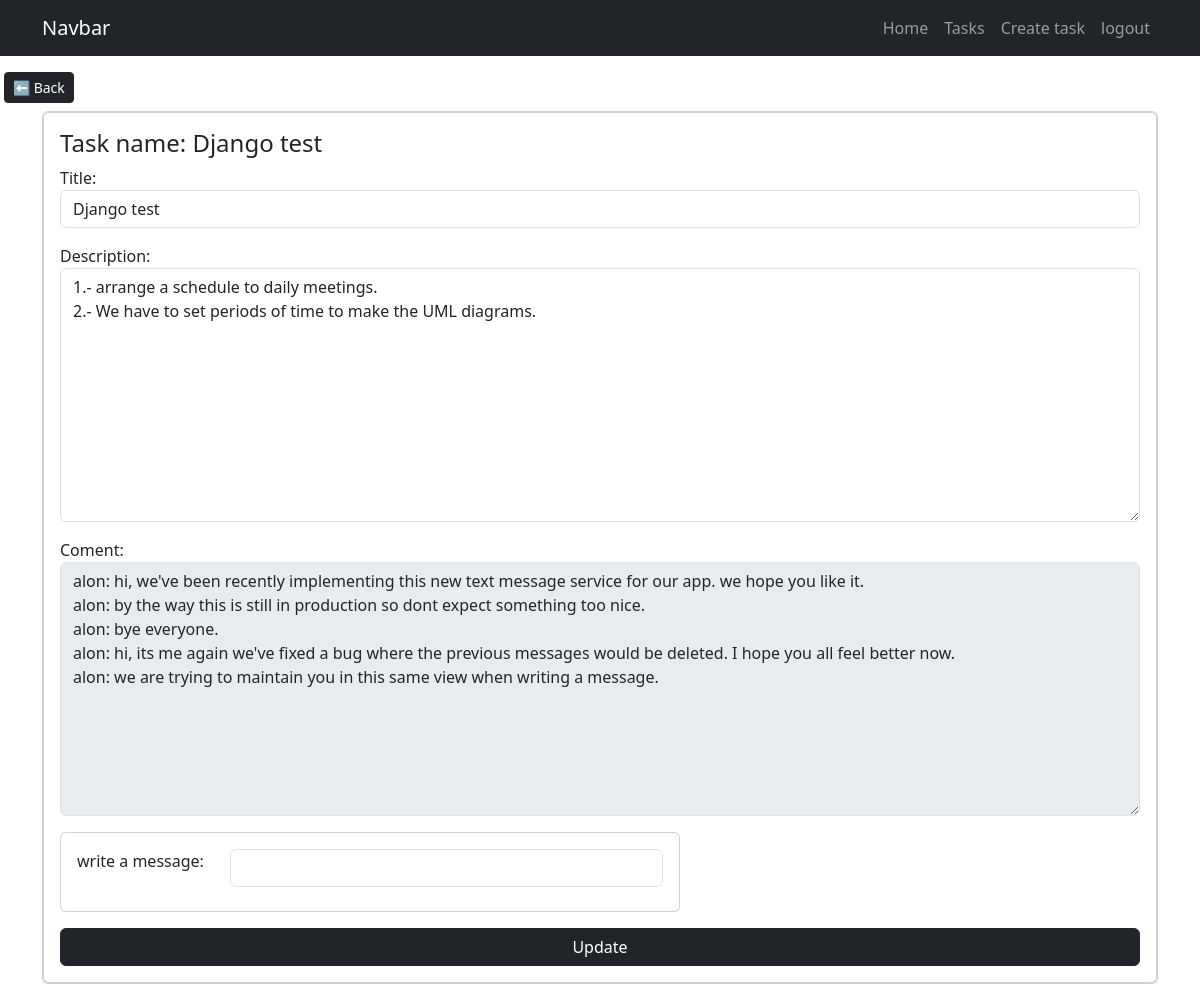
/tasks/manage/group/task/1/ (signed in), run on the app's committed database.
### tasks/models.py (models this page shows, shortened)
class TaskGroup(models.Model):
    title = models.CharField(max_length=100)
    description = models.TextField(blank=True)
    created = models.DateTimeField(auto_now_add=True)
    datecompleted = models.DateTimeField(null=True, blank=True)
    coment= models.TextField(blank=True)
    group = models.ForeignKey(GroupUsers, on_delete=models.CASCADE, related_name='task_groups')

### tasks/views.py (the view, shortened to what this page needs)
# urls.py: path('tasks/manage/group/task/<int:taskgroup_id>/',views.task_group_detail, name="groupTaskDetail"),
@login_required
def task_group_detail(request, taskgroup_id):
    if request.method == 'GET':
        task = get_object_or_404(TaskGroup, pk=taskgroup_id)
        form = TaskGroupForm(instance=task)
        form.onlyComentView()
        return render(request, 'group_taskdetail.html',{'task':task , 'form':form})

### tasks/forms.py
class TaskGroupForm(forms.ModelForm):
    class Meta:
        model = TaskGroup
        fields = ['title','description','coment']
        widgets = {
            'title':forms.TextInput(attrs={'class':'form-control ','placeholder':'write a title'}),
            'description':forms.Textarea(attrs={'class':'form-control ','placeholder':'write a title'}),
            'coment':forms.Textarea(attrs={'class':'form-control '})
        }
    def onlyComentView(self):
        self.fields['coment'].disabled = True

### tasks/templates/group_taskdetail.html (shortened to what this page needs)
{% extends 'base.html' %}
{% block content %}
<button class="btn btn-dark btn-sm text-white mx-1 mt-3">
    <a class="text-decoration-none py-1 text-white" href="{% url 'modifyGroup' task.group.id %}"> ⬅ Back</a>
</button>
<main class="container py-2">
    <div class="card">
        <div class="card card-body">
            <h4>Task name: {{ task.title }}</h4>
            <form method="POST">
                {{form.as_p}}
                <div class="row">
                    <div class="col-md-7">
                        <div class="card">
                            <div class="card-body">
                                <div class="row">
                                    <div class="col-3">
                                        <label for="yourcoment"> write a message: </label>
                                    </div>
                                    <div class="col-9">
                                        <input class="form-control mt-0 mb-2" type="text" name="yourcoment" id="yourcoment">
                                    </div>
                                </div>
                            </div>
                        </div>
                    </div>
                </div>
                <div class="d-grid gap-2">
                    <button class="btn btn-dark mt-3 d-grid gap-2"> Update </button>
                </div>
            </form>
        </div>
    </div>
</main>
{% endblock %}

### data on the page
TaskGroup: title "Django test", description "1.- arrange a schedule to daily meetings. 2.- We have to set periods of time to make the UML diagrams.", coment "alon: hi, we've been recently implementing this new text message service for our app. we hope you like it. alon: by the way this is still in production so dont expect something too nice. alon: bye everyone. alon: hi, its me again we've fixed a bug where the previous messages would be deleted. I hope you all feel better now. alon: we are trying to maintain you in this same view when writing a message."
